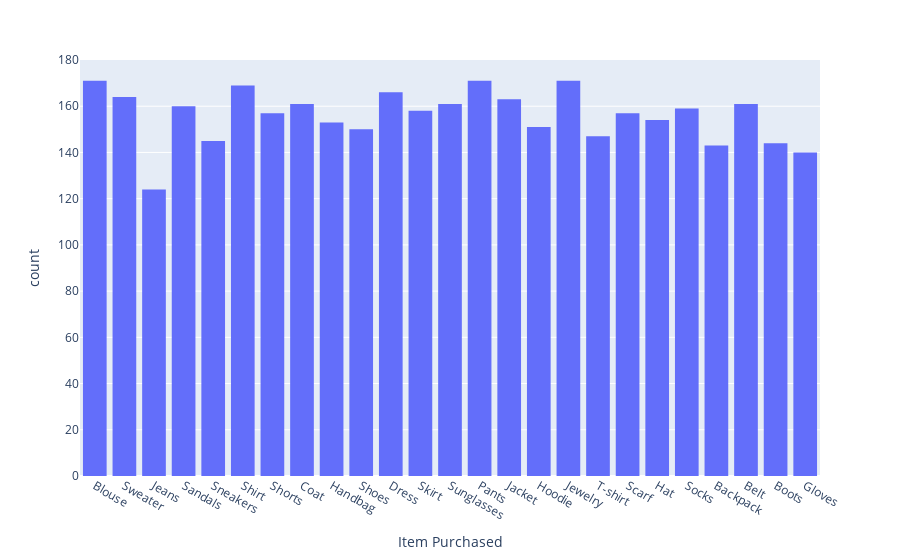

Notebook code for this chart:
### Code cell
px.histogram(df, x = df['Item Purchased'], )

### Figure 1 — Plotly figure (JSON) as saved in the notebook; plotly's stock layout.template omitted (floating-point values rounded to 4 significant figures; data arrays with more than 128 entries replaced by an {"elided": "..."} marker saying what was removed)
{"data": [{"alignmentgroup": "True", "bingroup": "x", "hovertemplate": "Item Purchased=%{x}<br>count=%{y}<extra></extra>", "legendgroup": "", "marker": {"color": "#636efa", "pattern": {"shape": ""}}, "name": "", "offsetgroup": "", "orientation": "v", "showlegend": false, "type": "histogram", "x": {"elided": "3900 str values"}, "xaxis": "x", "yaxis": "y"}], "layout": {"autosize": true, "barmode": "relative", "legend": {"tracegroupgap": 0}, "margin": {"t": 60}, "xaxis": {"anchor": "y", "autorange": true, "domain": [0, 1], "range": [-0.5, 24.5], "title": {"text": "Item Purchased"}, "type": "category"}, "yaxis": {"anchor": "x", "autorange": true, "domain": [0, 1], "range": [0, 180], "title": {"text": "count"}}}}
